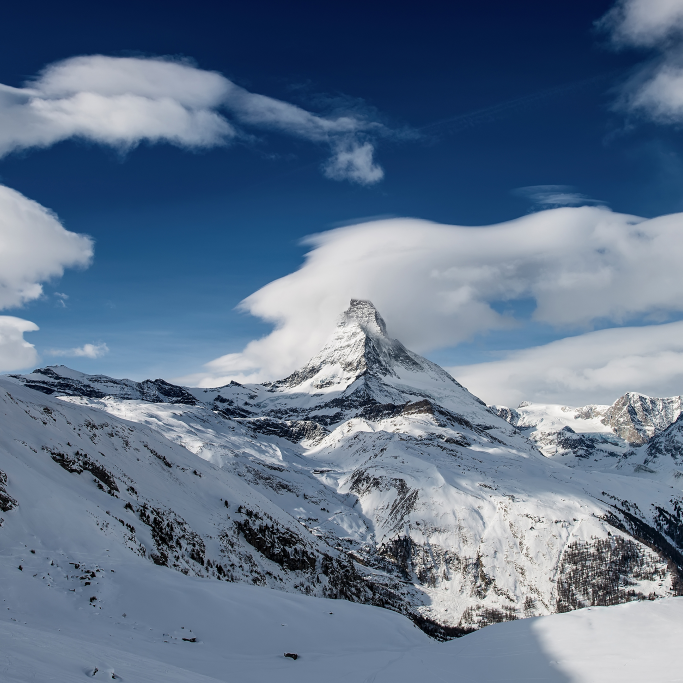
%> input picture documentation/2048picture.jpg, 2048 x 2048 px (shown at 1/3 size)
$ octave picToText2048.m   (GNU Octave 9; MATLAB toolbox functions it lacks are replaced by stand-ins)
%> lines starting %> are read from the running program, lines starting %| are printed output that depends on the picture
% makes Tower2048.txt

% take in a 2048x2048 picture, output it like the other towers
pic = imread('2048picture.jpg');
%> pic is the input picture: size 2048x2048x3 uint8; mean R, G, B 97.3, 116.3, 140.1
pic = rgb2gray(pic);
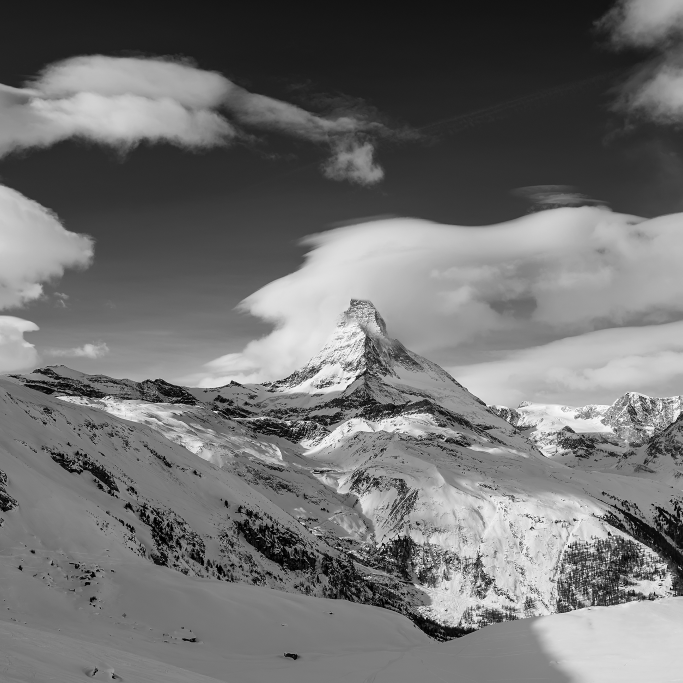
%> pic: size 2048x2048 uint8 (shown at 1/3 size); min 0, max 255, mean 113.3

out = zeros(2049,2048);
out(1,1:2) = [2048, 2048];
out(2:end,:) = pic;
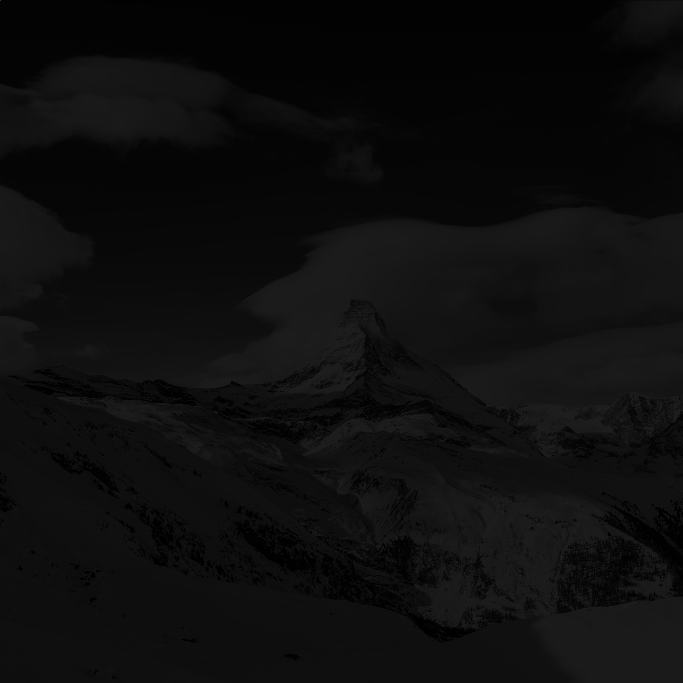
%> out: size 2049x2048 double (shown at 1/3 size); min 0, max 2048, mean 113.3; drawn with min black and max white

fi = fopen('Tower2048.txt','w');

fprintf(fi,'2048 2048\n');

for i = 1:2048
    for j = 1:2048
        fprintf(fi,'%i ',pic(i,j));
    end
    fprintf(fi,'\n');
end

fclose(fi);

% to see the pic to make sure its good
%imshow(mat2gray(out(2:end,:)));
